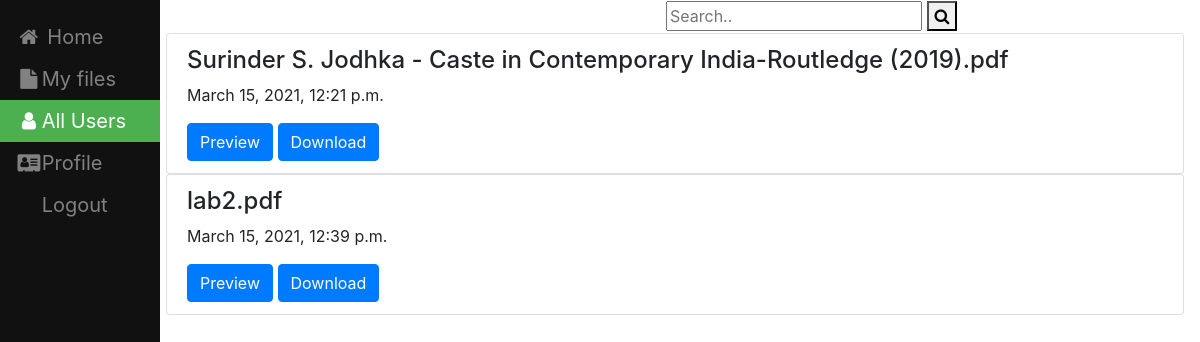
The page /karbell on the database its author committed.
### filesharing/models.py (models this page shows, shortened)
class File(models.Model):
    name = models.CharField(max_length=100,null=True,blank=True)
    file=models.FileField(upload_to=user_directory_path);
    created_on = models.DateTimeField(auto_now_add=True)
    user = models.ForeignKey(User,on_delete=models.CASCADE, default=None)

### filesharing/views.py (the view)
# urls.py: path('<slug:user>',views.ousersfile,name='ousersfiles')
def ousersfile(request,user):
    print(user)
    ruser=User.objects.get(username=user)
    all_files = File.objects.filter(user=ruser)
    context = {'all_files': all_files, 'u': ruser}
    return render(request, 'filesharing/ousersfile.html', context)

### templates/filesharing/ousersfile.html (shortened to what this page needs)
{% load static %}
<!DOCTYPE html>
<html lang="en" dir="ltr">
  <head>
    <link rel="stylesheet" type="text/css" href="{%  static "css/styles.css" %}"/>
    <link rel="stylesheet" href="https://cdnjs.cloudflare.com/ajax/libs/font-awesome/4.7.0/css/font-awesome.min.css">
    <link rel="stylesheet" href="https://maxcdn.bootstrapcdn.com/bootstrap/4.0.0/css/bootstrap.min.css">
</head>
  <body>
<div class="sidebar">
  <a href="home1"><i class="fa fa-fw fa-home"></i> Home</a>
  <a  href="My_Files"><i class="fa fa-fw fa-file"></i>My files</a>
  <a class="active" href="allusers"><i class="fa fa-fw fa-user"></i>All Users</a>
  <a href="createdprofile"><i class="fa fa-fw fa-address-card"></i>Profile</a>
  <a href="logout">Logout</a>
</div>
<form class="example" action="action_page.php">
  <input type="text" placeholder="Search.." name="search">
  <button type="submit"><i class="fa fa-search"></i></button>
</form>
  <div class="content">
      <div class="list-group">
      {% for file in all_files %}
            <div class="list-group">
                 <div  class="list-group-item">
                    <h4 class="list-group-item-text">{{ file.name}}</h4>
                      <p class="list-group-item-text">{{ file.created_on}}</p>
                     <a class="list-group-item-text" href="{{ file.file.url }}" target="_blank"><button type="button" class="btn btn-primary">Preview</button> </a> </td>
                     <a class="list-group-item-text" href="{{ file.file.url }}" target="_blank" download><button type="button" class="btn btn-primary">Download</button></a>&nbsp;&nbsp;&nbsp;&nbsp;&nbsp;&nbsp;
                 </div>
          </div>
      {% endfor %}
     </div>
  </div>
  </body>
</html>

### static/css/styles.css (style rules this page uses)
.sidebar { height: 100%; width: 160px; position: fixed; z-index: 1; top: 0; left: 0; background-color: #111; overflow-x: hidden; padding-top: 16px; }
.sidebar a { padding: 6px 8px 6px 16px; text-decoration: none; font-size: 20px; color: #818181; display: block; }
.sidebar a.active { background-color: #4CAF50; color: white; }
div.content { margin-left: 150px; padding: 1px 16px; height: 2000px; }
.example { margin-left: 650px; padding: 1px 16px; }

### rows shown on the page
File: name "Surinder S. Jodhka - Caste in Contemporary India-Routledge (2019).pdf", created_on "March 15, 2021, 12:21 p.m."
File: name "lab2.pdf", created_on "March 15, 2021, 12:39 p.m."
